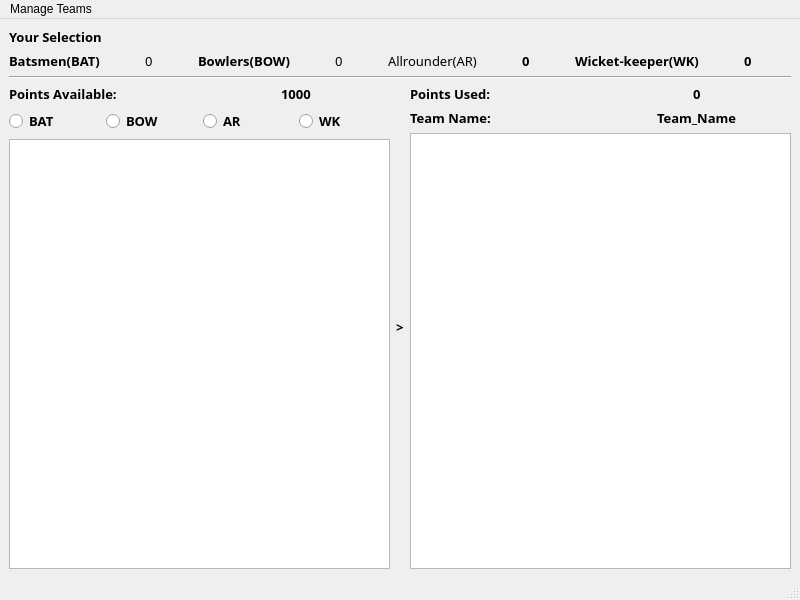
<?xml version="1.0" encoding="UTF-8"?>
<ui version="4.0">
 <class>MainWindow</class>
 <widget class="QMainWindow" name="MainWindow">
  <property name="geometry">
   <rect>
    <x>0</x>
    <y>0</y>
    <width>800</width>
    <height>600</height>
   </rect>
  </property>
  <property name="windowTitle">
   <string>Fantancy Cricket</string>
  </property>
  <widget class="QWidget" name="centralwidget">
   <layout class="QVBoxLayout" name="verticalLayout_5">
    <item>
     <layout class="QVBoxLayout" name="verticalLayout_2">
      <item>
       <layout class="QVBoxLayout" name="verticalLayout">
        <item alignment="Qt::AlignLeft|Qt::AlignVCenter">
         <widget class="QLabel" name="label">
          <property name="font">
           <font>
            <family>Cascadia Code</family>
            <pointsize>10</pointsize>
            <weight>75</weight>
            <bold>true</bold>
           </font>
          </property>
          <property name="text">
           <string>Your Selection</string>
          </property>
         </widget>
        </item>
        <item>
         <layout class="QHBoxLayout" name="horizontalLayout">
          <item>
           <widget class="QLabel" name="label_2">
            <property name="font">
             <font>
              <family>Cascadia Code</family>
              <pointsize>10</pointsize>
              <weight>75</weight>
              <bold>true</bold>
             </font>
            </property>
            <property name="text">
             <string>Batsmen(BAT)</string>
            </property>
           </widget>
          </item>
          <item alignment="Qt::AlignHCenter|Qt::AlignVCenter">
           <widget class="QLabel" name="PointsBatsmen">
            <property name="font">
             <font>
              <family>Cascadia Code</family>
              <pointsize>10</pointsize>
             </font>
            </property>
            <property name="frameShape">
             <enum>QFrame::NoFrame</enum>
            </property>
            <property name="frameShadow">
             <enum>QFrame::Plain</enum>
            </property>
            <property name="text">
             <string>0</string>
            </property>
           </widget>
          </item>
          <item>
           <widget class="QLabel" name="label_3">
            <property name="font">
             <font>
              <family>Cascadia Code</family>
              <pointsize>10</pointsize>
              <weight>75</weight>
              <bold>true</bold>
             </font>
            </property>
            <property name="text">
             <string>Bowlers(BOW)</string>
            </property>
           </widget>
          </item>
          <item alignment="Qt::AlignHCenter">
           <widget class="QLabel" name="PointsBowler">
            <property name="font">
             <font>
              <family>Cascadia Code</family>
              <pointsize>10</pointsize>
             </font>
            </property>
            <property name="text">
             <string>0</string>
            </property>
           </widget>
          </item>
          <item>
           <widget class="QLabel" name="label_5">
            <property name="font">
             <font>
              <family>Cascadia Code</family>
              <pointsize>10</pointsize>
             </font>
            </property>
            <property name="text">
             <string>Allrounder(AR)</string>
            </property>
           </widget>
          </item>
          <item alignment="Qt::AlignHCenter">
           <widget class="QLabel" name="PointsAr">
            <property name="font">
             <font>
              <family>Cascadia Code</family>
              <pointsize>10</pointsize>
              <weight>75</weight>
              <bold>true</bold>
             </font>
            </property>
            <property name="text">
             <string>0</string>
            </property>
           </widget>
          </item>
          <item>
           <widget class="QLabel" name="label_7">
            <property name="font">
             <font>
              <family>Cascadia Code</family>
              <pointsize>10</pointsize>
              <weight>75</weight>
              <bold>true</bold>
             </font>
            </property>
            <property name="text">
             <string>Wicket-keeper(WK)</string>
            </property>
           </widget>
          </item>
          <item alignment="Qt::AlignHCenter">
           <widget class="QLabel" name="PointsWk">
            <property name="font">
             <font>
              <family>Cascadia Code</family>
              <pointsize>10</pointsize>
              <weight>75</weight>
              <bold>true</bold>
             </font>
            </property>
            <property name="text">
             <string>0</string>
            </property>
           </widget>
          </item>
         </layout>
        </item>
       </layout>
      </item>
     </layout>
    </item>
    <item>
     <widget class="Line" name="line">
      <property name="orientation">
       <enum>Qt::Horizontal</enum>
      </property>
     </widget>
    </item>
    <item>
     <layout class="QHBoxLayout" name="horizontalLayout_6">
      <item>
       <layout class="QVBoxLayout" name="verticalLayout_3">
        <item>
         <layout class="QHBoxLayout" name="horizontalLayout_2">
          <item>
           <widget class="QLabel" name="label_9">
            <property name="font">
             <font>
              <family>Cascadia Code</family>
              <pointsize>10</pointsize>
              <weight>75</weight>
              <bold>true</bold>
             </font>
            </property>
            <property name="text">
             <string>Points Available:</string>
            </property>
           </widget>
          </item>
          <item alignment="Qt::AlignHCenter">
           <widget class="QLabel" name="PointsShow">
            <property name="font">
             <font>
              <family>Cascadia Code</family>
              <pointsize>10</pointsize>
              <weight>75</weight>
              <bold>true</bold>
             </font>
            </property>
            <property name="text">
             <string>1000</string>
            </property>
           </widget>
          </item>
         </layout>
        </item>
        <item>
         <layout class="QHBoxLayout" name="horizontalLayout_3">
          <item>
           <widget class="QRadioButton" name="RadioBat">
            <property name="font">
             <font>
              <family>Cascadia Code</family>
              <pointsize>10</pointsize>
              <weight>75</weight>
              <bold>true</bold>
             </font>
            </property>
            <property name="text">
             <string>BAT</string>
            </property>
           </widget>
          </item>
          <item>
           <widget class="QRadioButton" name="RadioBow">
            <property name="font">
             <font>
              <family>Cascadia Code</family>
              <pointsize>10</pointsize>
              <weight>75</weight>
              <bold>true</bold>
             </font>
            </property>
            <property name="text">
             <string>BOW</string>
            </property>
           </widget>
          </item>
          <item>
           <widget class="QRadioButton" name="RadioAr">
            <property name="font">
             <font>
              <family>Cascadia Code</family>
              <pointsize>10</pointsize>
              <weight>75</weight>
              <bold>true</bold>
             </font>
            </property>
            <property name="text">
             <string>AR</string>
            </property>
           </widget>
          </item>
          <item>
           <widget class="QRadioButton" name="RadioWk">
            <property name="font">
             <font>
              <family>Cascadia Code</family>
              <pointsize>10</pointsize>
              <weight>75</weight>
              <bold>true</bold>
             </font>
            </property>
            <property name="text">
             <string>WK</string>
            </property>
           </widget>
          </item>
         </layout>
        </item>
        <item>
         <widget class="QListWidget" name="listWidget"/>
        </item>
       </layout>
      </item>
      <item alignment="Qt::AlignHCenter|Qt::AlignVCenter">
       <widget class="QLabel" name="label_13">
        <property name="font">
         <font>
          <family>Cascadia Code</family>
          <pointsize>10</pointsize>
          <weight>75</weight>
          <bold>true</bold>
         </font>
        </property>
        <property name="text">
         <string>&gt;</string>
        </property>
       </widget>
      </item>
      <item>
       <layout class="QVBoxLayout" name="verticalLayout_4">
        <item>
         <layout class="QHBoxLayout" name="horizontalLayout_4">
          <item>
           <widget class="QLabel" name="label_10">
            <property name="font">
             <font>
              <family>Cascadia Code</family>
              <pointsize>10</pointsize>
              <weight>75</weight>
              <bold>true</bold>
             </font>
            </property>
            <property name="text">
             <string>Points Used:</string>
            </property>
           </widget>
          </item>
          <item alignment="Qt::AlignHCenter">
           <widget class="QLabel" name="ResultPointsUsed">
            <property name="font">
             <font>
              <family>Cascadia Code</family>
              <pointsize>10</pointsize>
              <weight>75</weight>
              <bold>true</bold>
             </font>
            </property>
            <property name="text">
             <string>0</string>
            </property>
           </widget>
          </item>
         </layout>
        </item>
        <item>
         <layout class="QHBoxLayout" name="horizontalLayout_5">
          <item>
           <widget class="QLabel" name="label_12">
            <property name="font">
             <font>
              <family>Cascadia Code</family>
              <pointsize>10</pointsize>
              <weight>75</weight>
              <bold>true</bold>
             </font>
            </property>
            <property name="text">
             <string>Team Name:</string>
            </property>
           </widget>
          </item>
          <item alignment="Qt::AlignHCenter">
           <widget class="QLabel" name="ResultTeamName">
            <property name="font">
             <font>
              <family>Cascadia Code</family>
              <pointsize>10</pointsize>
              <weight>75</weight>
              <bold>true</bold>
             </font>
            </property>
            <property name="text">
             <string>Team_Name</string>
            </property>
           </widget>
          </item>
         </layout>
        </item>
        <item>
         <widget class="QListWidget" name="listWidget_2"/>
        </item>
       </layout>
      </item>
     </layout>
    </item>
   </layout>
  </widget>
  <widget class="QMenuBar" name="menubar">
   <property name="geometry">
    <rect>
     <x>0</x>
     <y>0</y>
     <width>800</width>
     <height>21</height>
    </rect>
   </property>
   <widget class="QMenu" name="menuManage_Teams">
    <property name="title">
     <string>Manage Teams</string>
    </property>
    <addaction name="actionNEW_Team"/>
    <addaction name="actionOPEN_Team"/>
    <addaction name="actionSAVE_Team"/>
    <addaction name="actionEVALUATE_Team"/>
   </widget>
   <addaction name="menuManage_Teams"/>
  </widget>
  <widget class="QStatusBar" name="statusbar"/>
  <action name="actionNEW_Team">
   <property name="text">
    <string>NEW Team</string>
   </property>
  </action>
  <action name="actionOPEN_Team">
   <property name="text">
    <string>OPEN Team</string>
   </property>
  </action>
  <action name="actionSAVE_Team">
   <property name="text">
    <string>SAVE Team</string>
   </property>
  </action>
  <action name="actionEVALUATE_Team">
   <property name="text">
    <string>EVALUATE Team</string>
   </property>
  </action>
 </widget>
 <resources/>
 <connections/>
</ui>
